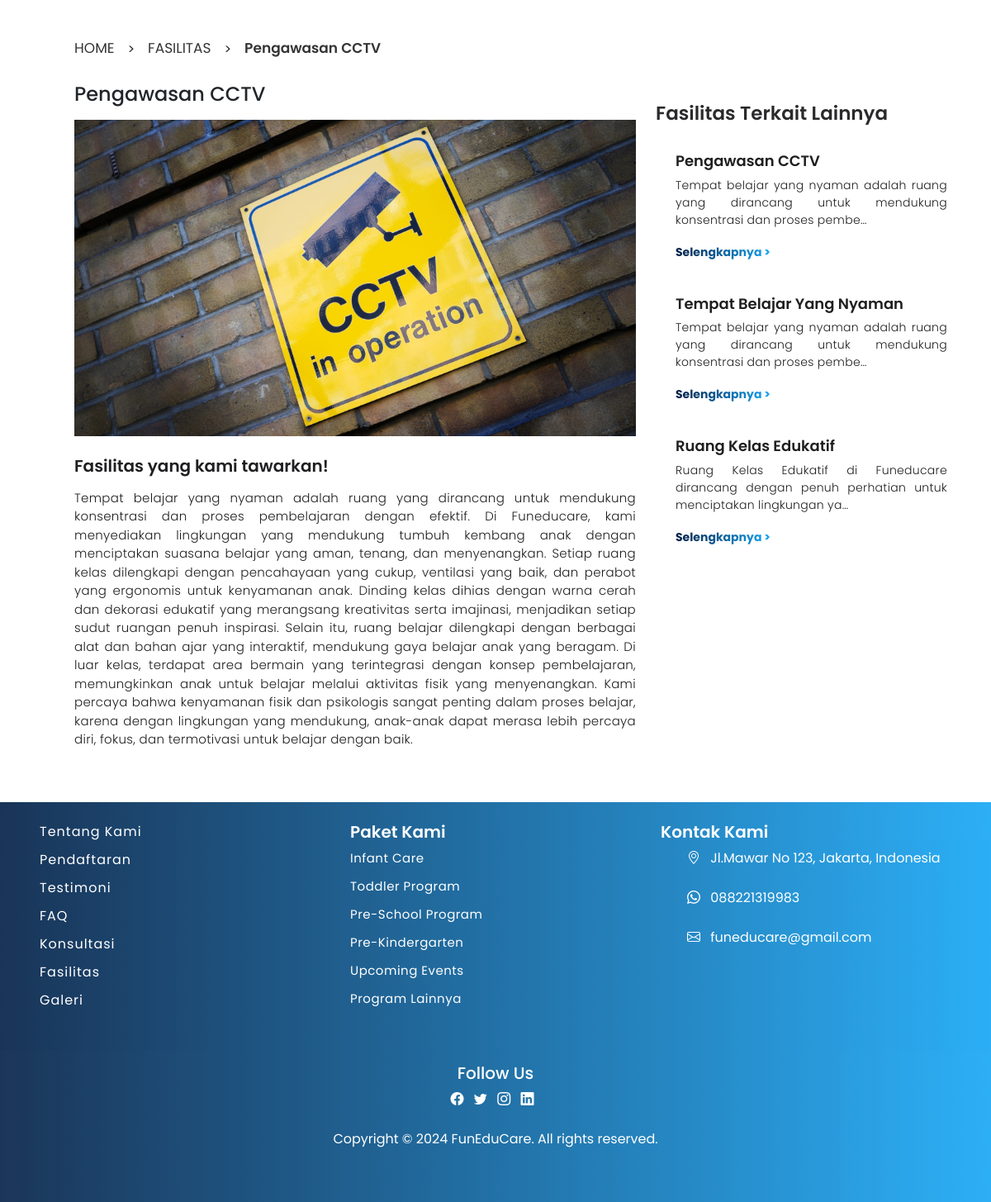
The page /fasilitas/1 on the database its author committed.
### home/models.py (models this page shows, shortened)
class Fasilitas(models.Model):
    judul = models.CharField(max_length=100)
    deskripsi = models.TextField()
    foto = models.FileField(upload_to='fasilitas/')

### home/views.py (the view)
# urls.py: path('fasilitas/<int:fasilitas_id>', views.detail_fasilitas, name='detail'),
def detail_fasilitas(request, fasilitas_id):
    dt = Fasilitas.objects.get(pk=fasilitas_id)
    all_fasilitas = Fasilitas.objects.all()
    return render(request, 'detail_fasilitas.html', {'detail': dt, 'all':all_fasilitas})

### home/templatetags/custom_filters.py (called while the page is built)
@register.filter
def split_paragraphs(value):
    if value:
        return value.split("\n")
    return []

### home/templates/detail_fasilitas.html
<!DOCTYPE html> {% extends 'base/base_all.html' %} {% load custom_filters %}
{% load static %} {% block head_title %} funeducare-detail fasilitas{% endblock head_title %}{% block extra_css %}
<link rel="stylesheet" href="{% static 'css/fasilitas-style.css' %}" />
{% endblock %} {% block body_block %}
<section class="container">
  <div class="p-5">
    <div class="row">
      <div class="head-content d-flex flex-row col-8">
        <a href="{% url 'home:home' %}"><h5>HOME</h5></a>
        <span class="me-3 ms-3"> > </span>
        <a href="{% url 'home:fasilitas' %}"
          ><h5>FASILITAS</h5></a
        >
        <span class="me-3 ms-3"> > </span>
        <h5 style="font-weight:600;">{{ detail.judul }}</h5>
      </div>
    </div>
    <br />
    <div class="col-12 d-flex flex-column flex-lg-row">
      <div class="title-content d-flex flex-column col-12 col-lg-8">
        <h4 class="mb-3">{{ detail.judul }}</h4>
        <img src="{{ detail.foto.url }}" alt="{{ detail.judul }}" />
        <h5 class="mt-4 mb-3 ml-2">Fasilitas yang kami tawarkan!</h5>
        {% for paragraf in detail.deskripsi|split_paragraphs %}
        <p>{{ paragraf }}</p>
        {% endfor %}
      </div>
      <div class="list-content d-flex flex-column col-12 col-lg-5">
        <h3 class="p-4">Fasilitas Terkait Lainnya</h3>
        <div class="pt-0 p-5">
          {% for item in all %}
          <div class="col-12 pb-3 mb-4">
            <h5 class="mb-2">{{ item.judul }}</h5>
            <p >{{ item.deskripsi|truncatechars:100 }}</p>
            <a href="{% url 'home:detail' item.id %}">Selengkapnya ></a>
          </div>
          {% endfor %}
        </div>
      </div>
    </div>
  </div>
</section>
{% endblock %}

### static/css/fasilitas-style.css (style rules this page uses)
* { padding: 0; margin: 0; box-sizing: border-box; font-family: "Poppins", sans-serif; scroll-behavior: smooth; text-decoration: none; list-style: none; }
:root { --bg-color: #fff; --text-color1: #1f1f21; --text-color2: #fff; --main-color: #15a6f5; --bg-opacity: #fffefa; --big-font: 3rem; --title-font: 40px; --p-font: 1rem; }
body { background: var(--bg-color); }
.head-content a { text-decoration: none; }
.head-content h5 { font-size: 17px; font-weight: 400; color: var(--text-color1); opacity: 90%; }
.title-content h5 { color: var(--text-color1); font-weight: 600; }
.title-content p { font-size: 15px; font-weight: 300; color: var(--text-color1); text-align: justify; letter-spacing: 0.3px; }
.list-content h3 { color: var(--text-color1); font-size: 23px; font-weight: 600; opacity: 95%; }
.list-content h5 { color: var(--text-color1); font-size: 18px; font-weight: 600; }
.list-content p { font-size: 14px; text-align: justify; color: var(--text-color1); font-weight: 300; letter-spacing: 0.3px; }
.list-content a { text-decoration: none; font-size: 14px; background: linear-gradient(to right, #011f46, var(--main-color)); background-clip: text; -webkit-text-fill-color: transparent; font-weight: 700; }

### rows shown on the page
Fasilitas: judul "Pengawasan CCTV", foto (picture), deskripsi "Tempat belajar yang nyaman adalah ruang yang dirancang untuk mendukung konsentrasi dan proses pembelajaran dengan efektif. Di Funeducare, kami menyediakan lingkungan yang mendukung tumbuh kembang anak dengan menciptakan suasana belajar yang aman, tenang, dan menyenangkan. Setiap ruang kelas dilengkapi dengan pencahayaan yang cukup, ventilasi yang baik, dan perabot yang ergonomis untuk kenyamanan anak. Dinding kelas dihias dengan warna cerah dan dekorasi edukatif yang merangsang kreativitas serta imajinasi, menjadikan setiap sudut ruangan penuh inspirasi. Selain itu, ruang belajar dilengkapi dengan berbagai alat dan bahan ajar yang interaktif, mendukung gaya belajar anak yang beragam. Di…", deskripsi "Tempat belajar yang nyaman adalah ruang yang dirancang untuk mendukung konsentrasi dan proses pembe…"
Fasilitas: judul "Tempat Belajar Yang Nyaman", deskripsi "Tempat belajar yang nyaman adalah ruang yang dirancang untuk mendukung konsentrasi dan proses pembe…"
Fasilitas: judul "Ruang Kelas Edukatif", deskripsi "Ruang Kelas Edukatif di Funeducare dirancang dengan penuh perhatian untuk menciptakan lingkungan ya…"
